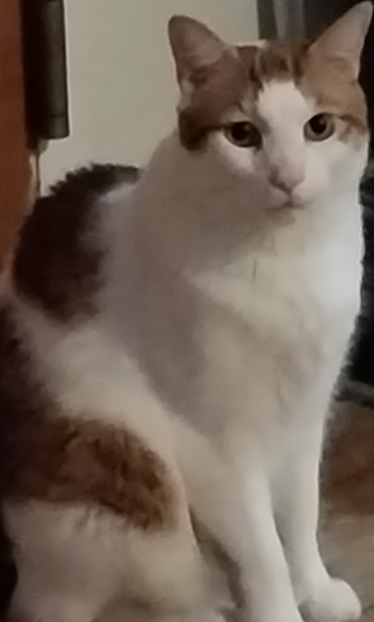
#> input picture assets/buddy_cropped.png, 374 x 622 px, found by its file name
$ python cartoonize_sprite.py
#> lines starting #> are read from the running program, lines starting #| are printed output that depends on the picture; after the words box and inside, x2 and y2 are one past the last pixel; in counts of white or black regions, pixels touching at a corner belong together
#> further down, img is the input picture: shape (622, 374, 4); mean B, G, R, A 89.8, 101.5, 115.6, 191.5
"""
cartoonize_sprite.py
Applies the cartoon effect (bold edges + flattened colors) to Buddy's
cropped, transparent cutout - this time preserving the alpha channel
instead of running on the full photo with background.
"""

import cv2
import numpy as np


def cartoonize_rgba(img, num_colors=6, edge_thickness=7):
    """
    img: RGBA numpy array (with transparency)
    Returns: RGBA cartoonized image, transparency untouched
    """
#> called with num_colors = 6, edge_thickness = 7
    bgr = img[:, :, :3]
    alpha = img[:, :, 3]

    # --- Edges ---
    gray = cv2.cvtColor(bgr, cv2.COLOR_BGR2GRAY)
    gray_blur = cv2.medianBlur(gray, 5)
    edges = cv2.adaptiveThreshold(
        gray_blur, 255, cv2.ADAPTIVE_THRESH_MEAN_C, cv2.THRESH_BINARY,
        blockSize=edge_thickness, C=5
    )
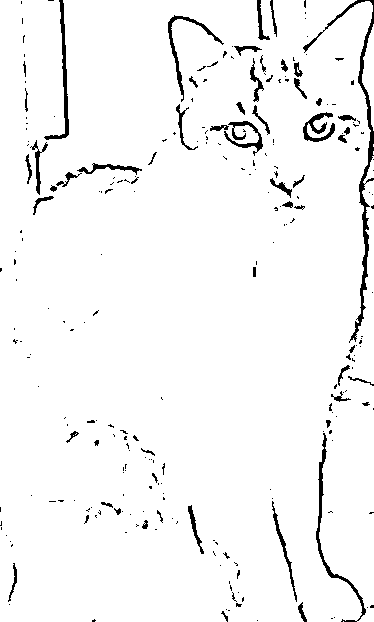
#> edges: shape (622, 374); 96.3% white; 253 black regions (195 under 20 px), largest, box (x1, y1, x2, y2) and area: (303, 0, 374, 343) 1538, (316, 433, 366, 622) 698, (44, 0, 69, 140) 586

    # --- Direct color classification instead of automatic correction ---
    # Automatic white-balance and K-means clustering kept guessing wrong
    # (too brown, then too cool/blue) because the warm indoor lighting
    # confuses general-purpose color math. Buddy has exactly 3 real colors
    # (white fur, orange/ginger patches, dark brown accents), so instead
    # we classify each pixel directly using brightness + hue and assign
    # clean, true cartoon colors - no guessing.
    hsv_orig = cv2.cvtColor(bgr, cv2.COLOR_BGR2HSV)
#> hsv_orig: shape (622, 374, 3); mean H, S, V 15.1, 75.5, 115.6
    hue = hsv_orig[:, :, 0].astype(np.float32)        # 0-179 in OpenCV
    sat = hsv_orig[:, :, 1].astype(np.float32)
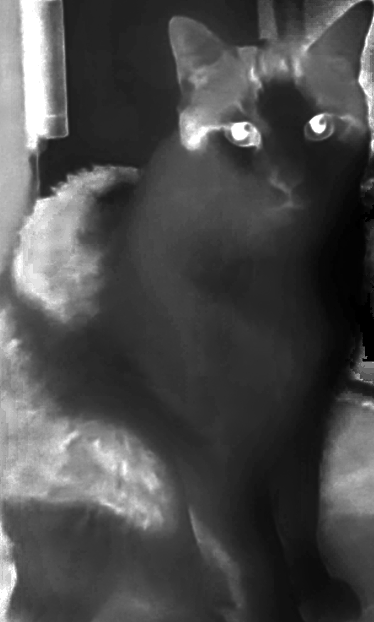
#> sat: shape (622, 374) float32; min 0, max 255, mean 75.5
    val = hsv_orig[:, :, 2].astype(np.float32)
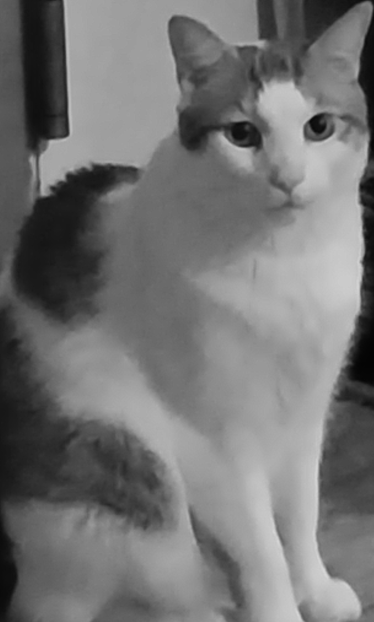
#> val: shape (622, 374) float32; min 3, max 214, mean 115.6

    # Orange/ginger fur: hue around 8-28, with meaningfully higher
    # saturation than his white fur (sampled: white chest ~sat 51,
    # orange ear ~sat 73 - threshold sits between the two)
    is_orange = (hue >= 8) & (hue <= 28) & (sat > 62)
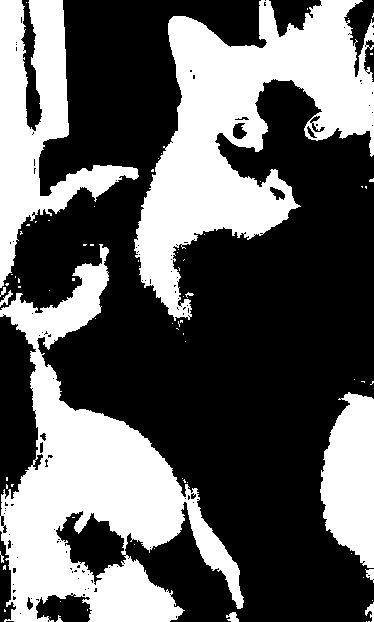
#> is_orange: shape (622, 374) bool; 38% white; 75 white regions (63 under 20 px), largest, box (x1, y1, x2, y2) and area: (0, 244, 244, 622) 33841, (134, 0, 374, 321) 32840, (0, 0, 139, 288) 14062
    # Dark brown/shadow patches: low brightness
    is_dark = (val < 90) & (~is_orange)
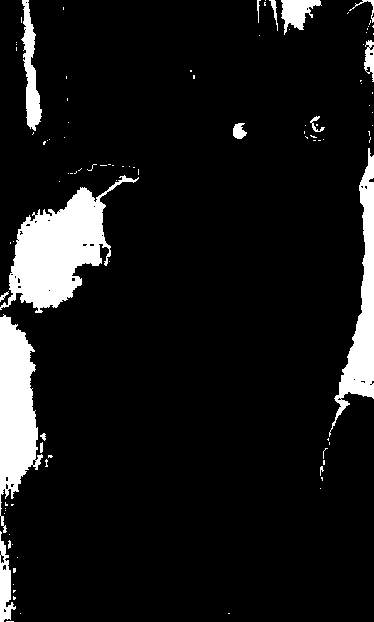
#> is_dark: shape (622, 374) bool; 9.1% white; 100 white regions (83 under 20 px), largest, box (x1, y1, x2, y2) and area: (0, 175, 139, 313) 7782, (0, 314, 43, 533) 5412, (329, 148, 374, 437) 3988
    # Everything else (his white fur): low saturation, bright
    is_white = (~is_orange) & (~is_dark)
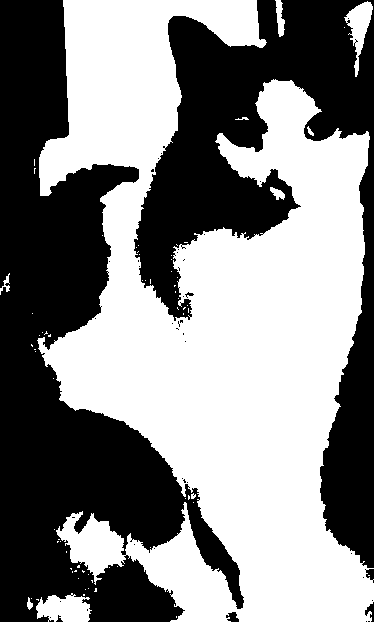
#> is_white: shape (622, 374) bool; 52.9% white; 42 black regions (35 under 20 px), largest, box (x1, y1, x2, y2) and area: (0, 0, 244, 622) 63636, (134, 0, 374, 568) 45572, (365, 602, 374, 622) 88

    flattened = np.zeros_like(bgr)
    flattened[is_white] = (235, 240, 245)   # clean off-white, BGR order
    flattened[is_orange] = (60, 140, 225)   # warm ginger orange, BGR order
    flattened[is_dark] = (55, 75, 95)       # warm brown shadow, BGR order

    flattened = cv2.medianBlur(flattened, 5)  # smooth small speckle between regions

    # --- Combine edges + flattened colors ---
    edges_3ch = cv2.cvtColor(edges, cv2.COLOR_GRAY2BGR)
    cartoon_bgr = cv2.bitwise_and(flattened, edges_3ch)
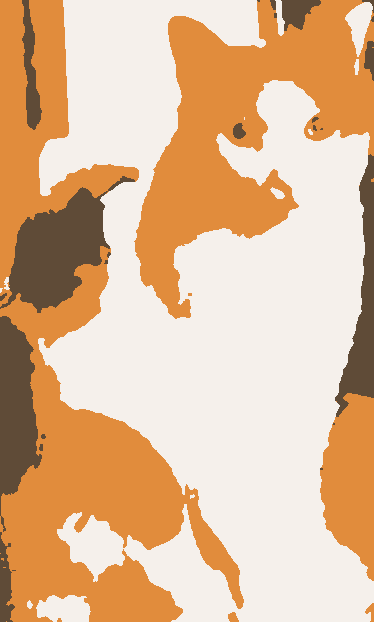
#> flattened: shape (622, 374, 3); mean B, G, R 152, 187, 224

    # Reassemble with original alpha (transparency) untouched
    cartoon_rgba = cv2.merge([cartoon_bgr[:, :, 0], cartoon_bgr[:, :, 1], cartoon_bgr[:, :, 2], alpha])
    return cartoon_rgba


if __name__ == "__main__":
    img = cv2.imread("/home/claude/buddy_pet/assets/buddy_cropped.png", cv2.IMREAD_UNCHANGED)
    cartoon = cartoonize_rgba(img)
    cv2.imwrite("/home/claude/buddy_pet/assets/buddy_cartoon_sprite_test.png", cartoon)
    print("Saved cartoonized sprite")
